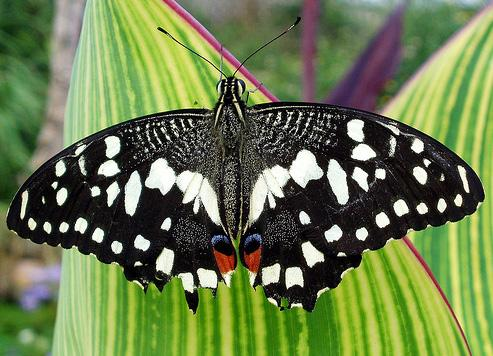
//> input picture pic_processing/butterfly.jpg, 493 x 356 px
$ ./pic_process   (built with g++ and OpenCV 4)
//> lines starting //> are read from the running program, lines starting //| are printed output that depends on the picture; after the words box and inside, x2 and y2 are one past the last pixel; in counts of white or black regions, pixels touching at a corner belong together
#include <opencv2/opencv.hpp>
#include <iostream>
#include <vector>

using namespace std;
using namespace cv;

int main()
{
	Mat src = imread("C:\\Users\\Administrator\\Desktop\\C++_AI\\butterfly.jpg");
//> src is the input picture: 356 rows x 493 cols, CV_8UC3; mean B, G, R 77.2, 123.6, 107

	Mat DownImg;
	resize(src, DownImg, Size(src.cols/2, src.rows/2));
	imshow("source img", DownImg);

	/* 滤波核越大，基本上图像处理之后越模糊 */
	/* 平均滤波 核大小为3*3 */
	Mat AverImg;
	blur(DownImg, AverImg, Size(3, 3));
	imshow("Average Img",AverImg);

	/*核大小约等于sigma的3倍 3sigma之内越有99%的信息*/
	Mat GausImg;
	GaussianBlur(DownImg, GausImg, Size(5, 5), 0, 0);
	imshow("GaussianBlur img", GausImg);

	/* 中值滤波 */
	Mat MidumImg;
	medianBlur(DownImg, MidumImg,3);
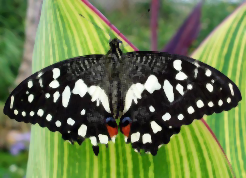
//> MidumImg: 178 rows x 246 cols, CV_8UC3; mean B, G, R 75.5, 122.2, 105.4
	imshow("Median img", MidumImg);

	/*SOBEL 算子*/
	Mat SobelImg;
	Mat sobel_x, sobel_y, sobleall;
	Sobel(DownImg, SobelImg, CV_16S, 1, 0);
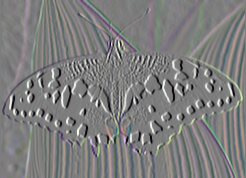
//> SobelImg: 178 rows x 246 cols, CV_16SC3; mean B, G, R 1.5, 3, 2.8; drawn with min black and max white
	convertScaleAbs(SobelImg, sobel_x);
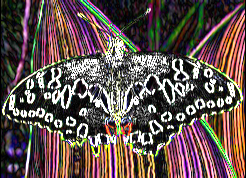
//> sobel_x: 178 rows x 246 cols, CV_8UC3; mean B, G, R 80.4, 83.6, 99.5
	imshow("Sobel X方向", sobel_x);

	//Sobel(DownImg, SobelImg, CV_16S, 0, 1);
	convertScaleAbs(SobelImg, sobel_y);
	imshow("Sobel Y方向", sobel_y);

	addWeighted(sobel_x, 0.5, sobel_y, 0.5, 0, sobleall);
	imshow("整合后图像 img", sobel_y);

	/*canny算子*/
	Mat CannyImg;
	Canny(DownImg, CannyImg, 3, 9, 3);
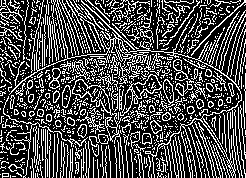
//> CannyImg: 178 rows x 246 cols, CV_8UC1; 29.9% white in thin lines or dots
	imshow("Canny算子 img", CannyImg);


	//高斯滤波后使用大津算法效果更好
	const int channels[1] = { 0 };
	const int histsize[1] = { 256 };
	float pranges[2] = { 0,255 };
	const float* ranges[1] = { pranges };
	MatND hist;

	calcHist(&GausImg, 1, channels, Mat(), hist, 1, histsize, ranges);
//> hist = 256 values, max 577 at index 17, min 0 at index 0, mean 171
	//显示直方图信息
	for (int i = 0; i < 256; ++i)
	{
		std::cout << "value" << i << " " << hist.at<float>(i) << std::endl;
	}
//> this loop made 256 passes
//| value0 0
//| value1 0
//| value2 1
//| value3 10
//| value4 30
//| value5 36
//| value6 70
//| value7 118
//> (output is shown up to pass 8 of 256)

	Mat dranImg = Mat::zeros(Size(256, 256), CV_8UC3);
	double HisMaxV;
	minMaxLoc(hist, 0, &HisMaxV, 0, 0);
//> HisMaxV = 577
	for (int j = 0; j < 256; ++j)
	{
		int value = cvRound(hist.at<float>(j) * 256 * 0.9 / HisMaxV);
		line(dranImg, Point(j, dranImg.rows - 1), Point(j, dranImg.rows - 1 - value), Scalar(255, 0, 0));
	}
//> this loop made 256 passes
//> value on passes 1 to 3: 0, 0, 0
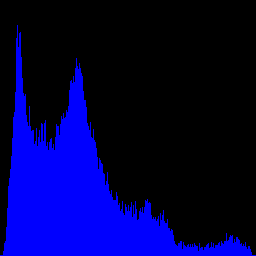
//> dranImg: 256 rows x 256 cols, CV_8UC3; mean B, G, R 69, 0, 0

	imshow("灰度直方图", dranImg);

	/*大津算法 图片分割*/
	Mat OTsu,gry;
	cvtColor(GausImg,gry,COLOR_BGR2GRAY);
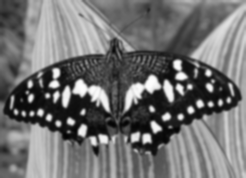
//> gry: 178 rows x 246 cols, CV_8UC1; min 3, max 254, mean 113.2
	threshold(gry,OTsu,100,255, THRESH_OTSU);
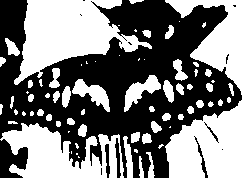
//> OTsu: 178 rows x 246 cols, CV_8UC1; 48.9% white; 72 white regions (26 under 20 px), largest, box (x1, y1, x2, y2) and area: (165, 0, 246, 178) 7792, (14, 0, 152, 85) 5766, (0, 123, 124, 178) 3899
	imshow("Otsu img",OTsu);

	waitKey(0);
	return 0;
}
